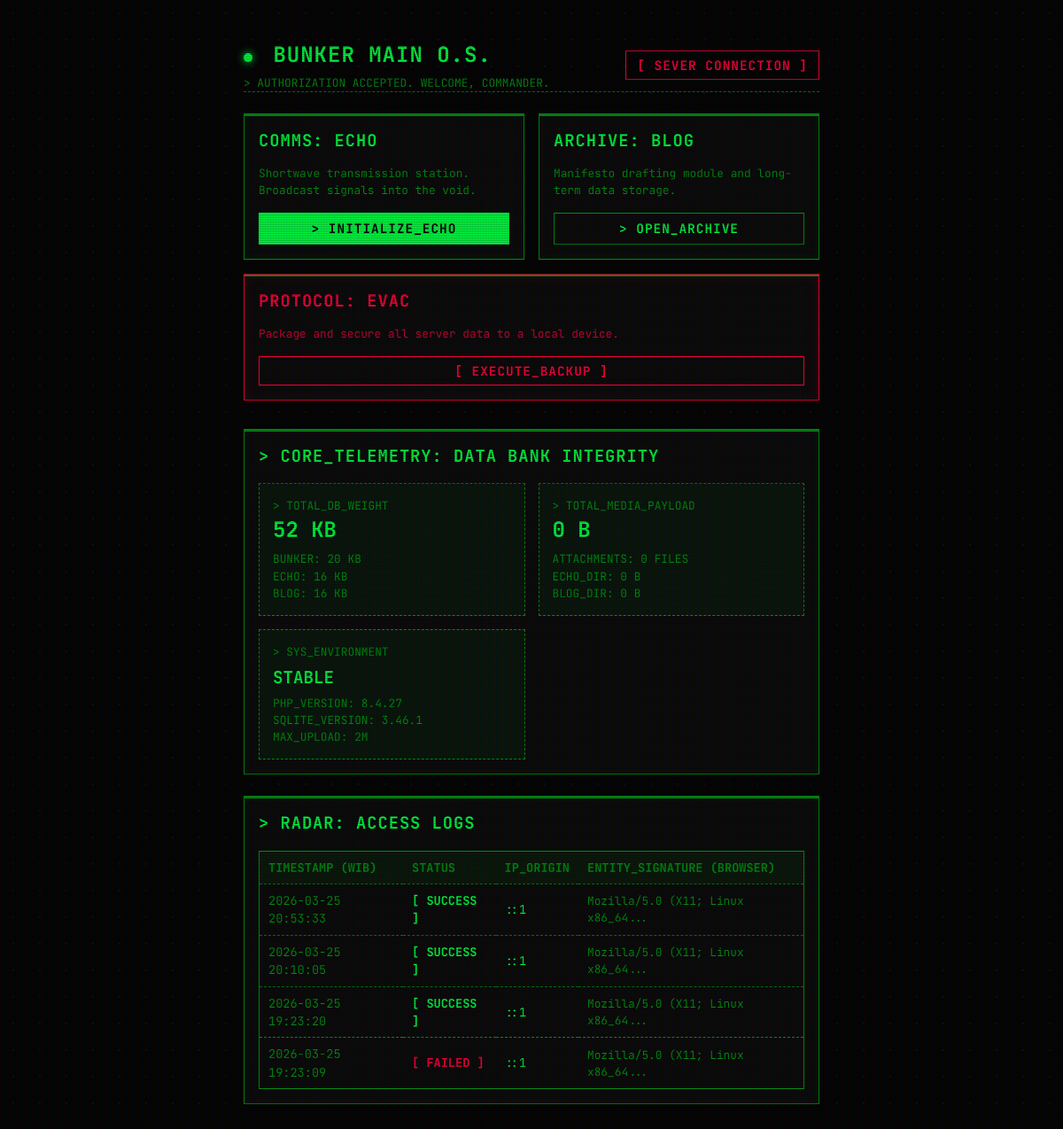
/bunker/dashboard.php (signed in), run on an earlier commit of the app's database.
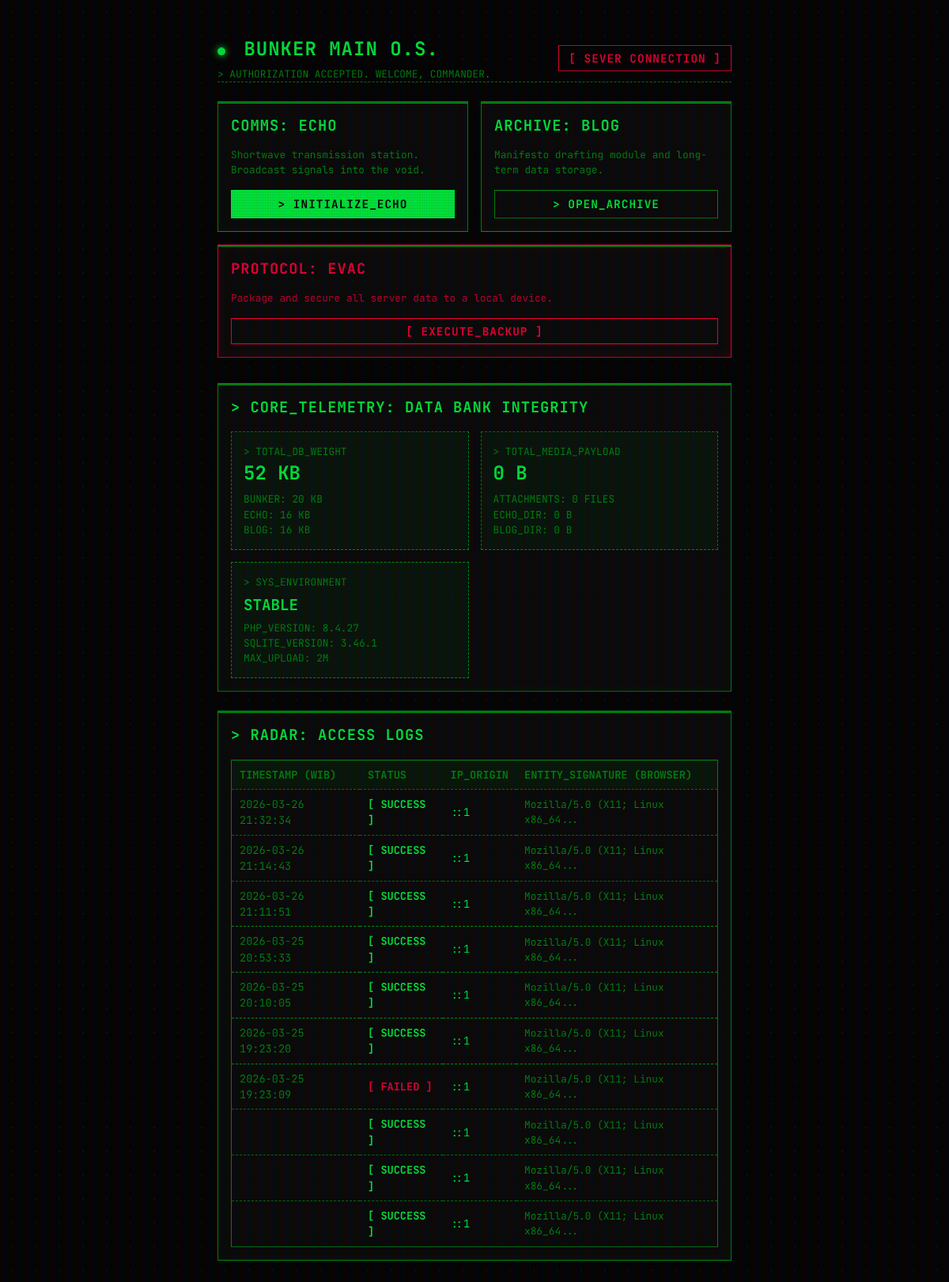
And on a later commit of the database.
### tables this page shows
CREATE TABLE access_logs (
        id INTEGER PRIMARY KEY AUTOINCREMENT,
        ip_address TEXT,
        user_agent TEXT,
        status TEXT,
        created_at DATETIME
    );

### bunker/dashboard.php (the view, shortened to what this page needs)
<?php
function formatBytes($bytes, $precision = 2) {
    $units = ['B', 'KB', 'MB', 'GB', 'TB'];
    $bytes = max($bytes, 0);
    $pow = floor(($bytes ? log($bytes) : 0) / log(1024));
    $pow = min($pow, count($units) - 1);
    $bytes /= (1 << (10 * $pow));
    return round($bytes, $precision) . ' ' . $units[$pow];
}
function getDirStats($dir) {
    $size = 0;
    $count = 0;
    return ['size' => $size, 'count' => $count];
}
$basePath = realpath(__DIR__ . '/..');
$bunker_db_size = file_exists(__DIR__ . '/bunker_data.sqlite') ? filesize(__DIR__ . '/bunker_data.sqlite') : 0;
$echo_db_size = file_exists($basePath . '/echo/echo_data.sqlite') ? filesize($basePath . '/echo/echo_data.sqlite') : 0;
$blog_db_size = file_exists($basePath . '/blog/blog_data.sqlite') ? filesize($basePath . '/blog/blog_data.sqlite') : 0;
$total_db_size = $bunker_db_size + $echo_db_size + $blog_db_size;
$echo_media = getDirStats($basePath . '/echo/uploads');
$blog_media = getDirStats($basePath . '/blog/uploads');
$total_media_size = $echo_media['size'] + $blog_media['size'];
$total_media_count = $echo_media['count'] + $blog_media['count'];
$db_file = __DIR__ . '/bunker_data.sqlite';
try {
    $pdo = new PDO("sqlite:" . $db_file);
    $stmt = $pdo->query("SELECT * FROM access_logs ORDER BY created_at DESC LIMIT 10");
    $logs = $stmt->fetchAll(PDO::FETCH_ASSOC);
} catch (PDOException $e) {
    $logs = [];
}
?>
<!doctype html>
<html lang="en">
<head>
    <link rel="stylesheet" href="../assets/style.css">
</head>
<body>
    <div class="container">
        <div class="d-flex justify-content-between align-items-center border-bottom pb-3 mt-4 mb-4">
            <div>
                <h2 class="mb-0"><span class="status-indicator"></span> BUNKER MAIN O.S.</h2>
                <div class="text-muted fs-small mt-1">> AUTHORIZATION ACCEPTED. WELCOME, COMMANDER.</div>
            </div>
            <form method="POST" style="margin: 0;">
                <button type="submit" class="btn btn-outline-danger">[ SEVER CONNECTION ]</button>
            </form>
        </div>
        <div class="dashboard-cards">
            <div class="card p-3 dashboard-card">
                <div>
                    <h3 class="mb-1 text-main">COMMS: ECHO</h3>
                    <p class="text-muted fs-small mb-3">Shortwave transmission station. Broadcast signals into the void.</p>
                </div>
                <a href="../echo/index.php" class="btn btn-light btn-block">> INITIALIZE_ECHO</a>
            </div>
            <div class="card p-3 dashboard-card">
                <div>
                    <h3 class="mb-1 text-main">ARCHIVE: BLOG</h3>
                    <p class="text-muted fs-small mb-3">Manifesto drafting module and long-term data storage.</p>
                </div>
                <a href="blog_manager.php" class="btn btn-dark btn-block">> OPEN_ARCHIVE</a>
            </div>
            <div class="card p-3 dashboard-card" style="border-color: var(--danger); box-shadow: inset 0 0 15px rgba(255,0,60,0.1);">
                <div>
                    <h3 class="mb-1 text-danger">PROTOCOL: EVAC</h3>
                    <p class="text-danger fs-small mb-3" style="opacity: 0.8;">Package and secure all server data to a local device.</p>
                </div>
                <form method="POST" onsubmit="return confirm('WARNING: Initiating full system data download. Proceed?');" style="margin: 0;">
                    <button type="submit" class="btn btn-outline-danger btn-block w-100">[ EXECUTE_BACKUP ]</button>
                </form>
            </div>
        </div>
        <div class="card p-3 mb-4">
            <h3 class="mb-3">> CORE_TELEMETRY: DATA BANK INTEGRITY</h3>
            <div class="telemetry-grid">
                <div class="telemetry-item">
                    <div class="text-muted fs-small">> TOTAL_DB_WEIGHT</div>
                    <div class="telemetry-val"><?= formatBytes($total_db_size) ?></div>
                    <div class="fs-small" style="color: var(--text-muted);">
                        BUNKER: <?= formatBytes($bunker_db_size) ?><br>
                        ECHO: <?= formatBytes($echo_db_size) ?><br>
                        BLOG: <?= formatBytes($blog_db_size) ?>
                    </div>
                </div>
                <div class="telemetry-item">
                    <div class="text-muted fs-small">> TOTAL_MEDIA_PAYLOAD</div>
                    <div class="telemetry-val"><?= formatBytes($total_media_size) ?></div>
                    <div class="fs-small" style="color: var(--text-muted);">
                        ATTACHMENTS: <?= $total_media_count ?> FILES<br>
                        ECHO_DIR: <?= formatBytes($echo_media['size']) ?><br>
                        BLOG_DIR: <?= formatBytes($blog_media['size']) ?>
                    </div>
                </div>
                <div class="telemetry-item">
                    <div class="text-muted fs-small">> SYS_ENVIRONMENT</div>
                    <div class="telemetry-val" style="font-size: 1.2rem; padding-top: 5px;">STABLE</div>
                    <div class="fs-small mt-1" style="color: var(--text-muted);">
                        PHP_VERSION: <?= phpversion() ?><br>
                        SQLITE_VERSION: <?= $pdo->query('select sqlite_version()')->fetchColumn() ?><br>
                        MAX_UPLOAD: <?= ini_get('upload_max_filesize') ?>
                    </div>
                </div>
            </div>
        </div>
        <div class="card p-3 mb-5">
            <h3 class="mb-3">> RADAR: ACCESS LOGS</h3>
            <div class="table-responsive">
                <table>
                    <thead>
                        <tr>
                            <th>TIMESTAMP (WIB)</th>
                            <th>STATUS</th>
                            <th>IP_ORIGIN</th>
                            <th>ENTITY_SIGNATURE (Browser)</th>
                        </tr>
                    </thead>
                    <tbody>
                        <?php if (count($logs) > 0): ?>
                            <?php foreach ($logs as $log): ?>
                                <tr>
                                    <td class="text-muted"><?= htmlspecialchars($log['created_at'] ?? '') ?></td>
                                    <td class="fw-bold <?= ($log['status'] ?? '') === 'SUCCESS' ? 'text-success' : 'text-danger' ?>">
                                        [ <?= htmlspecialchars($log['status'] ?? 'UNKNOWN') ?> ]
                                    </td>
                                    <td><?= htmlspecialchars($log['ip_address'] ?? 'UNKNOWN_IP') ?></td>
                                    <td class="text-muted fs-small" title="<?= htmlspecialchars($log['user_agent'] ?? 'UNKNOWN_ENTITY') ?>">
                                        <?= substr(htmlspecialchars($log['user_agent'] ?? 'UNKNOWN_ENTITY'), 0, 30) ?>...
                                    </td>
                                </tr>
                            <?php endforeach; ?>
                        <?php else: ?>
                            <tr><td colspan="4" class="text-center text-muted">RADAR CLEAR. NO ENTITIES DETECTED.</td></tr>
                        <?php endif; ?>
                    </tbody>
                </table>
            </div>
        </div>
    </div>
</body>
</html>

### assets/style.css (style rules this page uses)
:root { --bg-dark: #030303; --bg-card: #0a0a0a; --text-main: #00ff41; --text-muted: #008f11; --border-color: #008f11; --accent: #00ffff; --danger: #ff003c; --danger-bg: rgba(255, 0, 60, 0.1); --success: #00ff41; }
* { box-sizing: border-box; }
body { font-family: 'JetBrains Mono', 'Courier New', Courier, monospace; background-color: var(--bg-dark); color: var(--text-main); margin: 0; line-height: 1.5; background-image: radial-gradient(circle, #0f0f0f 1px, transparent 1px); background-size: 30px 30px; position: relative; }
body::after { content: " "; display: block; position: fixed; top: 0; left: 0; bottom: 0; right: 0; background: linear-gradient(rgba(18, 16, 16, 0) 50%, rgba(0, 0, 0, 0.25) 50%), linear-gradient(90deg, rgba(255, 0, 0, 0.06), rgba(0, 255, 0, 0.02), rgba(0, 0, 255, 0.06)); z-index: 9999; background-size: 100% 2px, 3px 100%; pointer-events: none; }
.container { max-width: 680px; margin: 0 auto; padding: 20px 15px; position: relative; z-index: 1; }
.d-flex { display: flex; }
.justify-content-between { justify-content: space-between; }
.align-items-center { align-items: center; }
.w-100 { width: 100%; }
.mt-1 { margin-top: 0.25rem; }
.mt-4 { margin-top: 1.5rem; }
.mb-0 { margin-bottom: 0; }
.mb-1 { margin-bottom: 0.25rem; }
.mb-3 { margin-bottom: 1rem; }
.mb-4 { margin-bottom: 1.5rem; }
.mb-5 { margin-bottom: 3rem; }
.p-3 { padding: 1rem; }
h1, h2, h3, h4 { margin-top: 0; font-weight: bold; text-transform: uppercase; letter-spacing: 1px; }
a { color: var(--accent); text-decoration: none; }
.text-muted { color: var(--text-muted); font-size: 0.85rem; }
.text-success { color: var(--success); }
.text-danger { color: var(--danger); }
.fs-small { font-size: 0.8rem; }
.fw-bold { font-weight: bold; }
.border-bottom { border-bottom: 1px dashed var(--border-color) !important; }
.card { background-color: var(--bg-card); border: 1px solid var(--border-color); border-radius: 0; box-shadow: inset 0 0 10px rgba(0, 143, 17, 0.1); position: relative; }
.card::before { content: ''; position: absolute; top: 0; left: 0; right: 0; height: 2px; background: var(--text-muted); }
.btn { display: inline-block; padding: 0.375rem 0.75rem; font-family: inherit; font-size: 0.9rem; cursor: pointer; border-radius: 0; text-align: center; border: 1px solid transparent; transition: 0.2s; text-transform: uppercase; font-weight: bold; letter-spacing: 1px; }
.btn-block { display: block; width: 100%; }
.btn-light { background-color: var(--text-main); color: var(--bg-dark); border: 1px solid var(--text-main); }
.btn-dark { background-color: transparent; color: var(--text-main); border-color: var(--border-color) !important; }
.btn-outline-danger { background-color: transparent; color: var(--danger); border-color: var(--danger); }
.table-responsive { overflow-x: auto; }
table { width: 100%; border-collapse: collapse; font-size: 0.85rem; border: 1px solid var(--border-color); }
th, td { padding: 8px 10px; text-align: left; border-bottom: 1px dashed var(--border-color); }
th { color: var(--text-muted); text-transform: uppercase; background: rgba(0, 143, 17, 0.1); }

### bunker/dashboard.php (style rules this page uses)
.dashboard-cards { display: flex; flex-wrap: wrap; gap: 1rem; margin-bottom: 2rem; }
.dashboard-card { flex: 1 1 30%; min-width: 250px; display: flex; flex-direction: column; justify-content: space-between; }
.status-indicator { display: inline-block; width: 10px; height: 10px; background: var(--text-main); border-radius: 50%; box-shadow: 0 0 10px var(--text-main); margin-right: 8px; animation: pulse 2s infinite; }
.telemetry-grid { display: grid; grid-template-columns: repeat(auto-fit, minmax(200px, 1fr)); gap: 15px; }
.telemetry-item { background: rgba(0,255,65,0.05); border: 1px dashed var(--border-color); padding: 15px; }
.telemetry-val { font-size: 1.5rem; font-weight: bold; color: var(--text-main); margin-bottom: 5px; }

What changed in the data, as far as the page shows it:
added access_logs: created_at "2026-03-26 21:32:34", status "SUCCESS", ip_address "::1", user_agent "Mozilla/5.0 (X11; Linux x86_64"
added access_logs: created_at "2026-03-26 21:14:43", status "SUCCESS", ip_address "::1", user_agent "Mozilla/5.0 (X11; Linux x86_64"
added access_logs: created_at "2026-03-26 21:11:51", status "SUCCESS", ip_address "::1", user_agent "Mozilla/5.0 (X11; Linux x86_64"
added access_logs: status "SUCCESS", ip_address "::1", user_agent "Mozilla/5.0 (X11; Linux x86_64"
added access_logs: status "SUCCESS", ip_address "::1", user_agent "Mozilla/5.0 (X11; Linux x86_64"
added access_logs: status "SUCCESS", ip_address "::1", user_agent "Mozilla/5.0 (X11; Linux x86_64"
